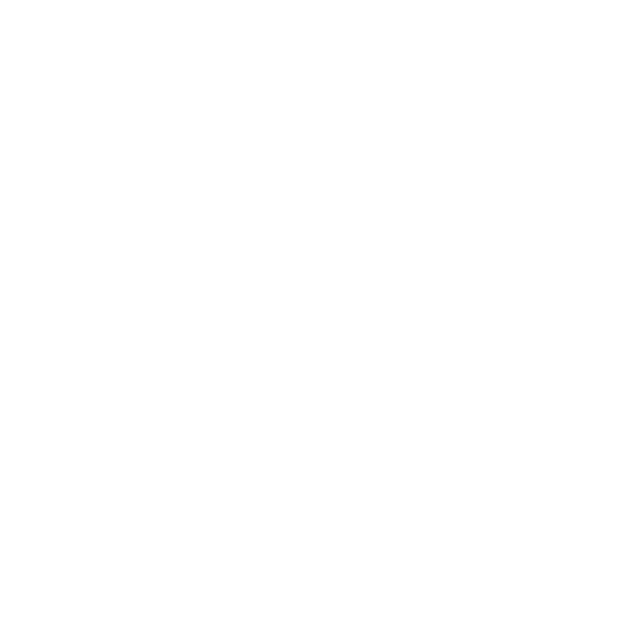
Frame 1 (no input)
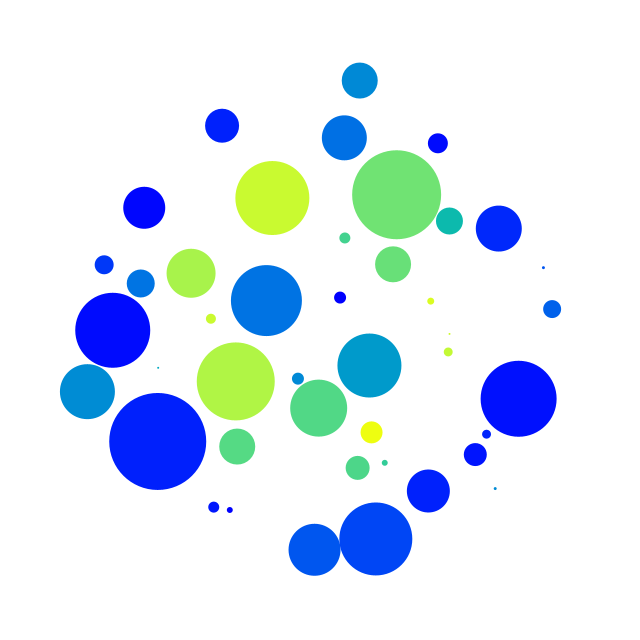
Frame 60 (the mouse pressed at the canvas centre just before this capture)
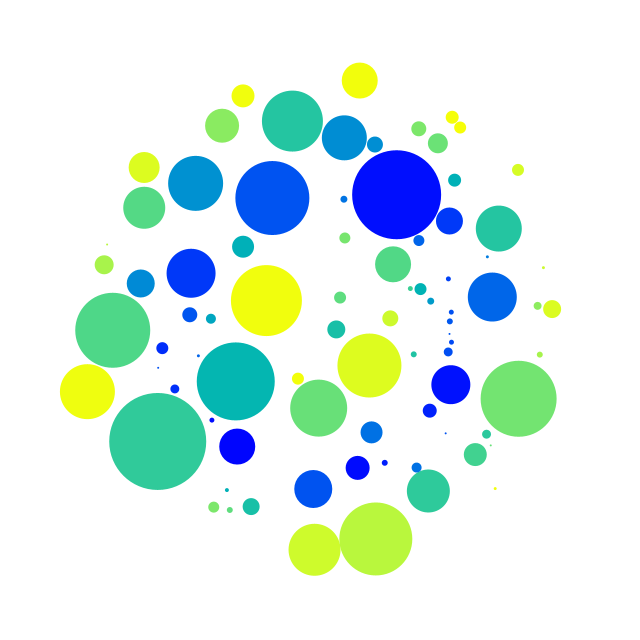
Frame 120 (the mouse held since frame 60 and released just before this capture)

The Processing sketch that drew these frames (run headless with seeded random() and noise(); from frame 60 on, the mouse is pressed at the canvas centre):

// Processing sketch: processing_176094
// ── processing_176094.pde

ArrayList<Circle> circles = new ArrayList<Circle>();

float num = 250;

int min = 2;
int max = 100;

/* Our object */
Circle c = new Circle(new PVector(0, 0), (int)random(min, max));

void setup() {
  size(640, 640);
  noStroke();
  circles.add(c);
}

void draw() {
  background(255);
  for(int i = 0; i < circles.size(); i++){
      Circle c = (Circle) circles.get(i);
      c.draw();
  }
  PVector newLoc = new PVector(random(width/2-num, width/2+num), random(height/2-num, height/2+num));
  int newD = (int) random(min, max);
  while (detectAnyCollision (circles, newLoc, newD)) {
    /* If the values do interect make new values. */
    newLoc = new PVector(random(width/2-num, width/2+num), random(height/2-num, height/2+num));
    newD = (int) random(min, max);
  }

  c = new Circle(newLoc, newD);
  if(circles.size() < 10000){
    circles.add(c);
  }
}

static boolean detectAnyCollision(ArrayList<Circle> circles, PVector newLoc, int newR) {
  for (Circle c : circles) {
    if (c.detectCollision(newLoc, newR)) {
      return true;
    }
  }
  return false;
}


class Circle {
  PVector loc;
  int d;

  Circle(PVector loc, int d) {
    this.loc = loc;
    this.d = d;
  } 

  void draw() {
    float r = dist(loc.x, loc.y, width/2, height/2);
    float c = abs(cos(radians(r+frameCount)));
    float s = abs(sin(radians(r+frameCount)));
    fill((c-s)*255, c*255, s*255);
    if (r < num) {
      ellipse(loc.x, loc.y, d, d);
    }
  }

  boolean detectCollision(PVector newLoc, int newD) {
    /* 
     We must divide d + newD because they are both diameters. We want to find what both radius's values are added on. 
     However without it gives the balls a cool forcefeild type gap.
     */
    return dist(loc.x, loc.y, newLoc.x, newLoc.y) < ((d + newD)/2);
  }
}
